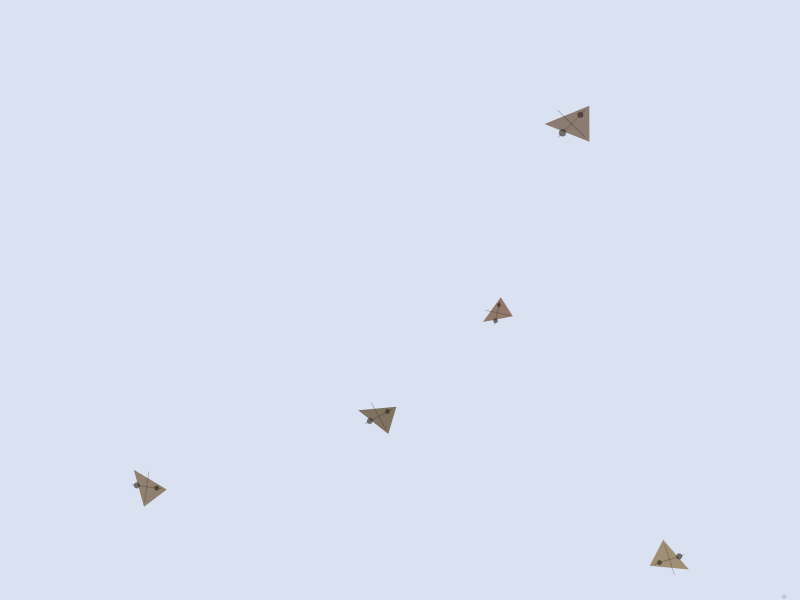
Frame 1 (no input)
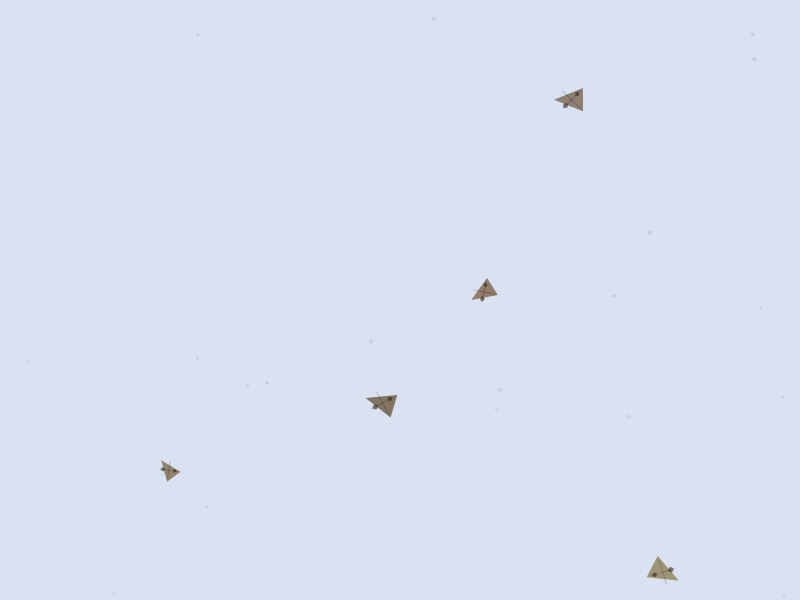
Frame 60 (no input)
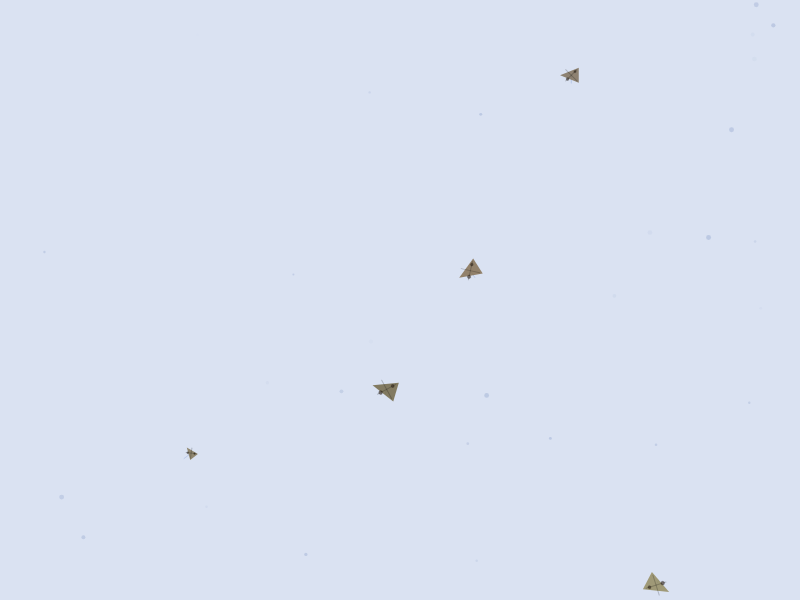
Frame 120 (the mouse pressed at the canvas centre since frame 60)

The p5.js sketch that drew these frames (run headless with seeded random() and noise() and a simulated clock; from frame 60 on, the mouse is pressed at the canvas centre):

// p5.js sketch
// ── sketch.js
let ships = [];
let trails = [];

function setup() {
  createCanvas(800, 600);
  colorMode(HSB, 360, 100, 100, 1);

  for (let i = 0; i < 5; i++) {
    ships.push({
      x: random(width),
      y: random(height),
      angle: random(TWO_PI),
      speed: random(0.2, 0.8),
      size: random(30, 60),
      decay: random(0.99, 0.999),
      hue: random(20, 40),
      saturation: random(30, 50),
      brightness: random(40, 70),
      segments: [],
      trail: []
    });
  }
}

function draw() {
  background(220, 10, 95);

  for (let i = ships.length - 1; i >= 0; i--) {
    let ship = ships[i];

    // Update ship position
    ship.x += cos(ship.angle) * ship.speed;
    ship.y += sin(ship.angle) * ship.speed;

    // Apply decay to ship
    ship.size *= ship.decay;
    ship.hue += 0.1;

    // Wrap around screen
    if (ship.x < -50) ship.x = width + 50;
    if (ship.x > width + 50) ship.x = -50;
    if (ship.y < -50) ship.y = height + 50;
    if (ship.y > height + 50) ship.y = -50;

    // Add to trail
    ship.trail.push({x: ship.x, y: ship.y, life: 1});
    if (ship.trail.length > 20) {
      ship.trail.shift();
    }

    // Draw trail
    noFill();
    stroke(220, 50, 80, 0.3);
    strokeWeight(1);
    beginShape();
    for (let j = 0; j < ship.trail.length; j++) {
      let t = ship.trail[j];
      vertex(t.x, t.y);
    }
    endShape();

    // Draw ship
    push();
    translate(ship.x, ship.y);
    rotate(ship.angle);

    // Ship body with decay effect
    fill(ship.hue, ship.saturation, ship.brightness, 0.8);
    noStroke();
    beginShape();
    vertex(0, -ship.size/2);
    vertex(ship.size/3, ship.size/3);
    vertex(-ship.size/3, ship.size/3);
    endShape(CLOSE);

    // Decay details
    stroke(0, 0, 0, 0.2);
    strokeWeight(1);
    line(-ship.size/4, -ship.size/4, ship.size/4, ship.size/4);
    line(ship.size/4, -ship.size/4, -ship.size/4, ship.size/4);

    // Moss and barnacles
    fill(30, 50, 20, 0.6);
    ellipse(-ship.size/6, -ship.size/6, ship.size/8, ship.size/8);
    ellipse(ship.size/6, ship.size/6, ship.size/10, ship.size/10);

    pop();
  }

  // Update trails
  for (let i = trails.length - 1; i >= 0; i--) {
    let t = trails[i];
    t.life -= 0.01;
    if (t.life <= 0) {
      trails.splice(i, 1);
    }
  }

  // Add new trail particles occasionally
  if (random() < 0.3) {
    trails.push({
      x: random(width),
      y: random(height),
      life: 1,
      size: random(2, 5)
    });
  }

  // Draw trail particles
  noStroke();
  for (let t of trails) {
    fill(220, 30, 80, t.life * 0.4);
    ellipse(t.x, t.y, t.size);
  }
}
